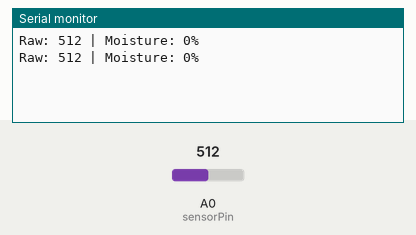
Recording of a sketch running on a simulated Arduino Uno, built with avr-gcc and run on an emulated ATmega328P. Parts: the last lines printed to the serial monitor. The test bench sets the inputs (shaded band); at power-on: A0 (sensorPin) = 512.

Above: at 1.8 s.
1.9 s: A0 (sensorPin) set to 716
At 2.7 s:
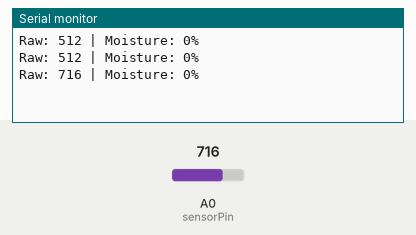
3.4 s: A0 (sensorPin) set to 900
At 4.8 s:
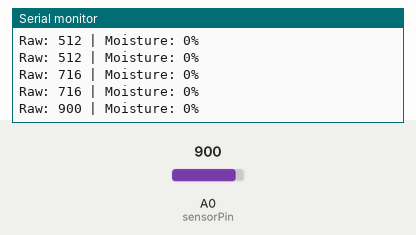
Timing chart, 0 to 6.4 s (numbered marks = the images above; inputs shaded):
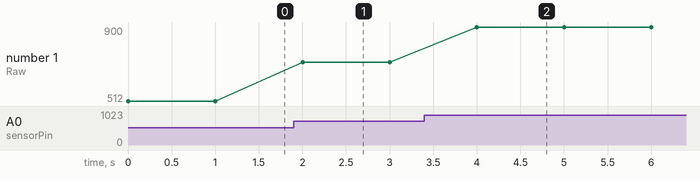

The sketch:

testcode_sensor.ino
```cpp
const int sensorPin = A0;                                           // sensor at A0
const int dryValue = 437;                                           // what does the sensor read for air
const int wetValue = 101;                                           // what does the sensor read in water

void setup() {
  Serial.begin(9600);                                               // initialize serial communication
}

void loop() {
  int rawValue = analogRead(sensorPin);                             // sensor measurement
  int moisturePercent = map(rawValue, dryValue, wetValue, 0, 100);  // calculate percentage of moisture relative to possible moisture of sensor
  moisturePercent = constrain(moisturePercent, 0, 100);             //make sure that it is a percent and the values don't drift out of that


  Serial.print("Raw: ");                                            // Print results to serial monitor
  Serial.print(rawValue);
  Serial.print(" | Moisture: ");
  Serial.print(moisturePercent);
  Serial.println("%");

  delay(1000);                                                      // Wait 1 second before next reading
}
```

Measured:
- after the input at 1.9 s, the serial monitor: prints a new line after 0.10 s (image 1)
- after the input at 3.4 s, the serial monitor: prints a new line after 0.60 s (image 2)
- plotted number 1: 512 → 716 after the input at 1.9 s, 716 → 900 after the input at 3.4 s
